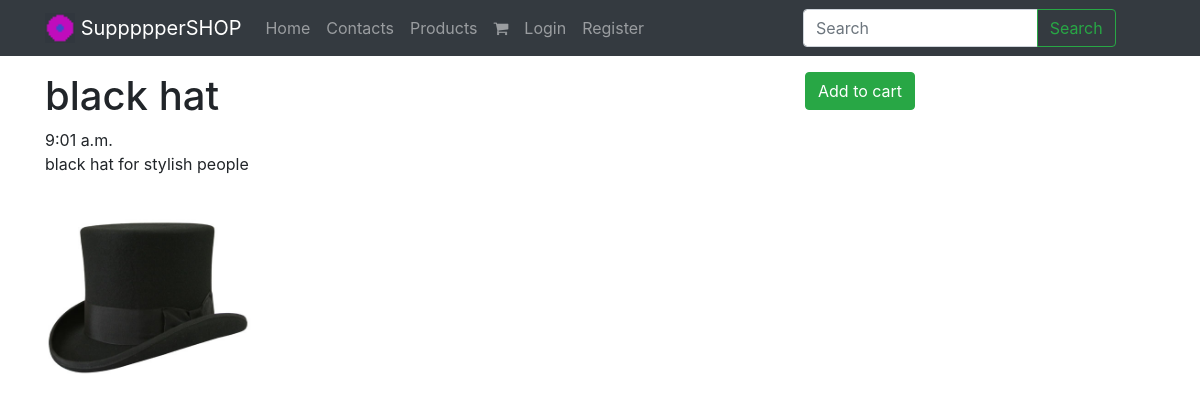
Page /products/black-hat/ on the committed database.
### shop/models.py (models this page shows, shortened)
class Product(models.Model):
    title = models.CharField(max_length=120)
    slug = models.SlugField(blank=True, null=True, unique=True)
    description = models.TextField()
    price = models.DecimalField(decimal_places=2, max_digits=5)
    image = models.ImageField(upload_to=upload_image_path, blank=True, null=True)
    featured = models.BooleanField(default=False)
    timestamp = models.DateTimeField(auto_now_add=True)
    active = models.BooleanField(default=True)
    objects = ProductManager()

### shop/views.py (the view)
# urls.py: path('<slug:slug>/', views.ProductDetailSlugView.as_view(), name='detail'),
class ProductDetailSlugView(DetailView):
    model = Product
    template_name = 'shop/detail_list.html'
    def get_object(self, *args, **kwargs):
        request = self.request
        slug = self.kwargs.get('slug')
        try:
            instance = get_object_or_404(Product, slug=slug)
        except Product.DoesNotExist:
            raise Http404("No such product...")
        except Product.MultipleObjectsReturned:
            qs = Product.objects.filter(slug=slug, active=True)
            instance = qs.first()
        return instance

### shop/models.py (called while the page is built)
    def get_queryset(self):
        return ProductQuerySet(self.model, using=self.db)

### shop/templates/shop/detail_list.html
{% extends 'shop/base.html' %}
{% block content %}
    <div class="row">
        <div class="col-8 md-col-12">
            <h1>{{ object.title }}</h1>
            {{ object.timestamp|time }}
            {{ object.description|linebreaks }}
            <br>
            {% if object.image %}
                <img src="{{ object.image.url }}" class="image-thumbnail" alt='{{ object.slug }}' style="height: 10rem">
            {% endif %}
        </div>
        <div class="col-4 md-col-12">
            {% include 'shop/snippets/update_card.html' with product=object cart=cart %}
        </div>
    </div>
{% endblock %}

### rows in the picture
Product: title "black hat", timestamp "9:01 a.m.", description "black hat for stylish people", image (picture)
